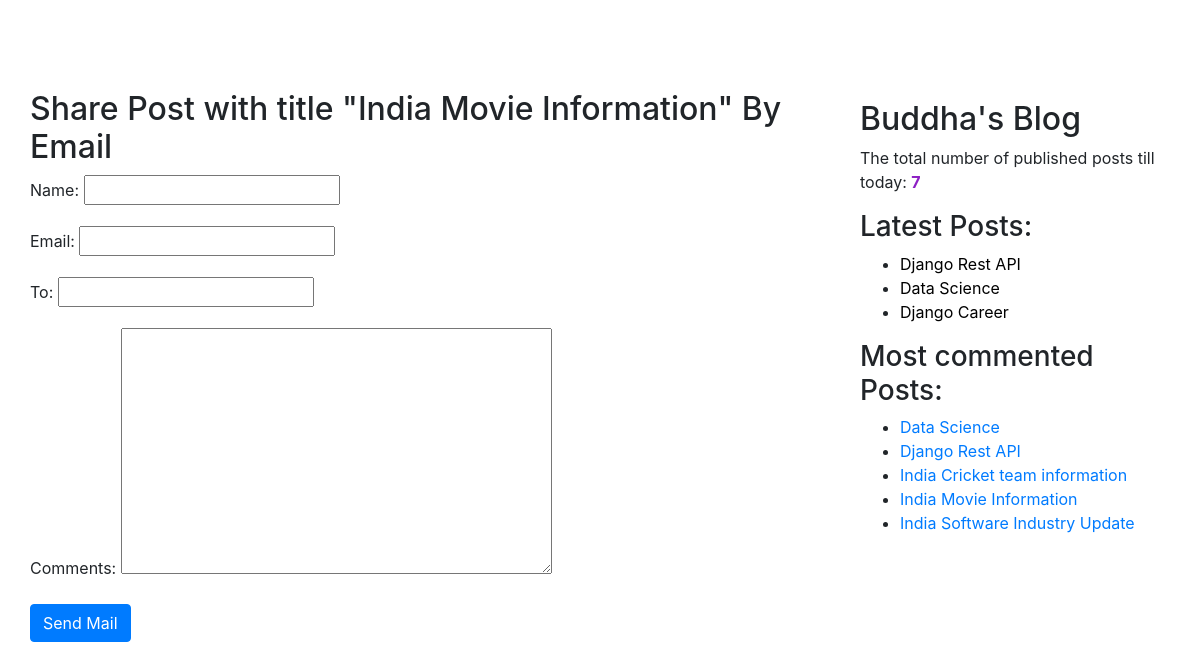
The app's page /2/share/ with its own data.
### blogapp/models.py (models this page shows, shortened)
class Post(models.Model):
    STATUS_CHOICES = (('draft', 'Draft'), ('published', 'Published'))
    title = models.CharField(max_length=256)
    slug = models.SlugField(max_length=264, unique_for_date='publish')
    author = models.ForeignKey(User, related_name='blog_posts', on_delete=models.CASCADE)
    body = models.TextField()
    publish = models.DateTimeField(default=timezone.now)
    created = models.DateTimeField(auto_now_add=True)
    updated = models.DateTimeField(auto_now=True)
    status = models.CharField(max_length=10, choices=STATUS_CHOICES, default='draft')
    objects = CustomManager()
    tags = TaggableManager()
    class Meta:
        ordering = ('-publish',)
    def get_absolute_url(self):
        return reverse('post_detail', args=[self.publish.year, self.publish.strftime('%m'),
                                            self.publish.strftime('%d'), self.slug])

### blogapp/views.py (the view)
# urls.py: path('<int:id>/share/', views.mail_send_view),
def mail_send_view(request, id):
    post = get_object_or_404(Post, id=id, status='published')
    sent = False
    if request.method == 'POST':
        form = EmailSendForm(request.POST)
        if form.is_valid():
            cd = form.cleaned_data
            post_url = request.build_absolute_uri(post.get_absolute_url())
            subject = '{}({}) recommends you to read "{}"'.format(cd['name'], cd['email'], post.title)
            message = 'Read Post At: \n {}\n\n{}\'s Comments:\n{}'.format(post_url, cd['name'], cd['comments'])
            send_mail(subject, message, 'vamshibuddha@blog.com', [cd['to']])
            sent = True
    else:
        form = EmailSendForm()
    return render(request, 'blogapp/sharebyemail.html', {'form': form, 'post': post, 'sent': sent})

### blogapp/forms.py
class EmailSendForm(forms.Form):
    name = forms.CharField()
    email = forms.EmailField()
    to = forms.EmailField()
    comments = forms.CharField(required=False, widget=forms.Textarea)

### blogapp/models.py (called while the page is built)
    def get_queryset(self):
        return super().get_queryset().filter(status='published')

### blogapp/templatetags/blogapp_tags.py (called while the page is built)
@register.simple_tag(name='my_tag')
def total_posts():
    return Post.objects.count()

@register.inclusion_tag('blogapp/latest_posts123.html')
def show_latest_posts():
    latest_posts = Post.objects.order_by('-publish')[:3]
    return {'latest_posts': latest_posts}

@register.simple_tag
def get_most_commented_posts(count=5):
    return Post.objects.annotate(total_comments=Count('comments')).order_by('-total_comments')[:count]

### templates/blogapp/sharebyemail.html (shortened to what this page needs)
<!DOCTYPE html>
{% extends 'blogapp/base.html'%}
    {%block content%}
    {%if sent%}
        <h2>Email Successfully sent!!!</h2>
        <h5>Post with title {{post.title}} information shared by email</h5>
    {%else%}
        <h2>Share Post with title "{{post.title}}" By Email</h2>
        <form method="post">
            {{form.as_p}}
            <input type="submit" class="btn btn-primary" value="Send Mail">
        </form>
    {%endif%}
    {%endblock%}

### templates/blogapp/base.html (shortened to what this page needs)
<!DOCTYPE html>
{%load blogapp_tags%}
{%load static%}
<html lang="en">
<head>
    <link rel="stylesheet" href="https://stackpath.bootstrapcdn.com/bootstrap/4.3.1/css/bootstrap.min.css"
>
    <link rel="stylesheet" href="{% static "css/blogstyle.css" %}">
</head>
<body>
<div class="content">
    {%block content%}
    {%endblock%}
</div>
<div class="sidebar">
    <h2>Buddha's Blog</h2>
    <p>The total number of published posts till today: <span id="pcount">{%my_tag%}</span></p>
    <h3>Latest Posts: </h3>{% show_latest_posts %}
    <h3>Most commented Posts:</h3>
    {% get_most_commented_posts as most_commented_posts %}
    <ul>
        {%for post in most_commented_posts%}
        <li><a href="{{post.get_absolute_url}}">{{post.title}}</a></li>
        {%endfor%}
    </ul>
</div>
</body>
</html>

### templates/blogapp/latest_posts123.html
<ul>
    {%for post in latest_posts %}
    <li><a class="one" href="{{post.get_absolute_url}}">{{post.title}}</a></li>
    {%endfor%}
</ul>

### static/css/blogstyle.css (style rules this page uses)
.content { width : 70% ; float : left ; padding : 30px; margin-top: 60px; }
.sidebar { width: 30% ; float: right ; padding : 20px; margin-top: 80px; }
#pcount { color: #8D20C4; font-weight: bold; }
a.one:link { color:#000000; }

### records on screen
Post: title "India Movie Information"
Post: title "Django Rest API"
Post: title "Data Science"
Post: title "Django Career"
Post: title "India Cricket team information"
Post: title "India Software Industry Update"
